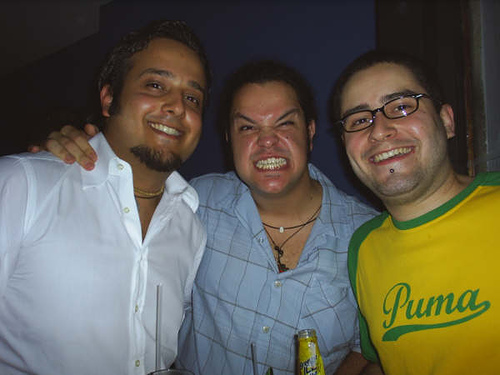
#> input picture face_dlib/data/imgs/faces_2.jpeg, 500 x 375 px
$ python person_catch.py
#> lines starting #> are read from the running program, lines starting #| are printed output that depends on the picture; after the words box and inside, x2 and y2 are one past the last pixel; in counts of white or black regions, pixels touching at a corner belong together
"""
HOG+SVM行人检测
"""
import cv2

image = cv2.imread(r'data/imgs/faces_2.jpeg')
#> image is the input picture: shape (375, 500, 3); mean B, G, R 82.3, 95.2, 98.2
cv2.imshow("input", image)

# 初始化HOG描述子和行人检测器
hog = cv2.HOGDescriptor()
hog.setSVMDetector(cv2.HOGDescriptor_getDefaultPeopleDetector())

# 检测图像中的人
# image:图像
# winStride:HOG检测窗口移动时的步长
# padding:在原图外围添加像素,适当的pad可提高检测的准确率
# scale:可控制金字塔的层数，参数越小，层数越多。通常scale在1.01-1.5之间
(rects, weights) = hog.detectMultiScale(image, winStride=(4, 4),
                                        padding=(8, 8), scale=1.05)
#> rects = [[111, 131, 67, 133], [115, 146, 112, 223]]; weights = [0.432, 0.492]

for (x, y, w, h) in rects:
    cv2.rectangle(image, (x, y), (x + w, y + h), (0, 255, 0), 2)
#> this loop made 2 passes
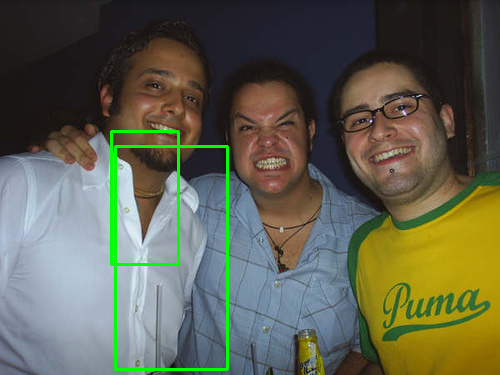
#> image: shape (375, 500, 3); 1.7% of pixels changed, all inside (x1, y1, x2, y2) = (110, 130, 229, 371)

cv2.imshow("hog-detector", image)
cv2.waitKey(0)
